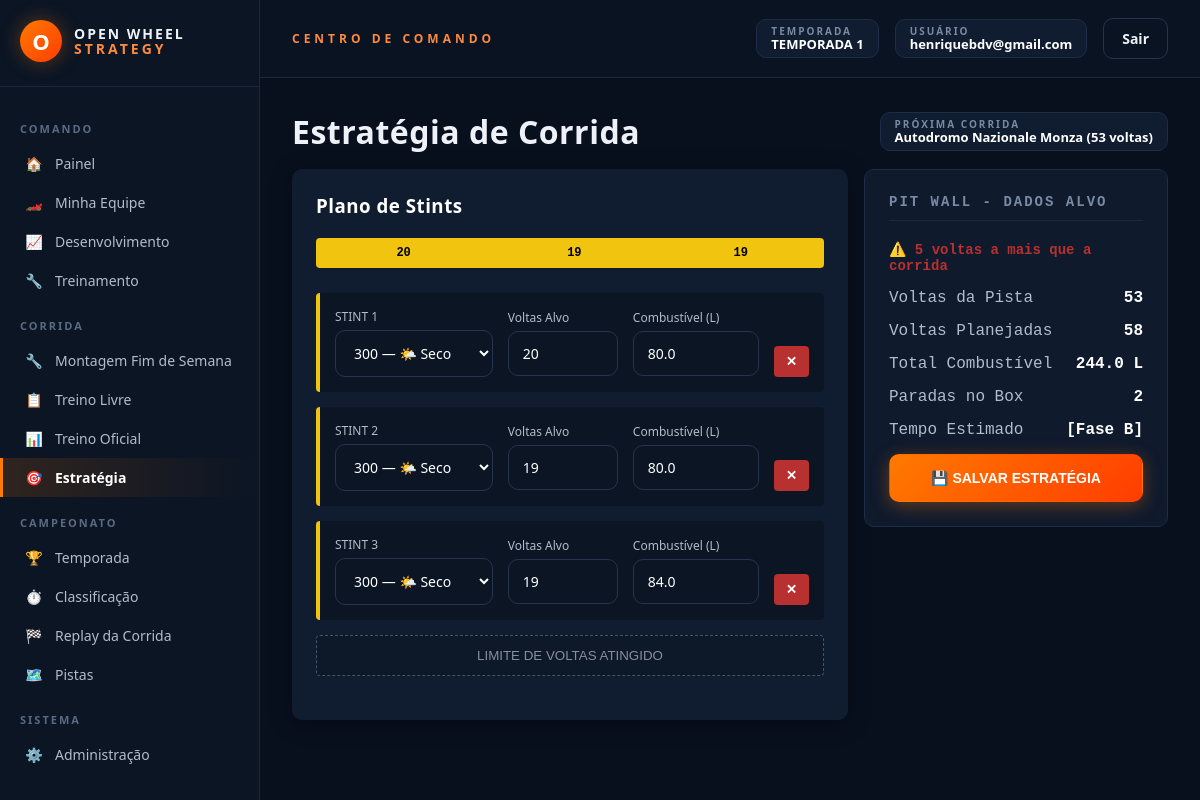
/estrategia-corrida (signed in), run on the app's committed database.
### models_temporada.py (models this page shows, shortened)
class Temporada(db.Model):
    __tablename__ = "temporadas"
    id = db.Column(db.Integer, primary_key=True)
    nome = db.Column(db.String(120), nullable=False)
    ativa = db.Column(db.Boolean, default=False, nullable=False)
    data_criacao = db.Column(db.DateTime, default=datetime.utcnow)
    corridas_agendadas = db.relationship(
        "CorridaAgendada", backref="temporada",
        cascade="all, delete-orphan",
        order_by="CorridaAgendada.ordem",
    )
    @classmethod
    def ativa_atual(cls):
        try:
            return cls.query.filter_by(ativa=True).first()
        except (OperationalError, ProgrammingError, NoSuchTableError):
            return None
    def proxima_corrida(self):
        return next((c for c in self.corridas_agendadas if not c.executada), None)

class CorridaAgendada(db.Model):
    __tablename__ = "corridas_agendadas"
    id = db.Column(db.Integer, primary_key=True)
    temporada_id = db.Column(db.Integer, db.ForeignKey("temporadas.id"), nullable=False)
    pista_real_id = db.Column(db.Integer, nullable=False)
    pista_nome = db.Column(db.String(120))
    ordem = db.Column(db.Integer, nullable=False)
    executada = db.Column(db.Boolean, default=False, nullable=False)
    data_execucao = db.Column(db.DateTime)
    resultado_json = db.Column(db.Text, default="[]")

### models.py (models this page shows, shortened)
class Usuario(db.Model):
    __tablename__ = "usuarios"
    id = db.Column(db.Integer, primary_key=True)
    email = db.Column(db.String(150), unique=True, nullable=False)
    senha_hash = db.Column(db.String(255), nullable=True)
    google_id = db.Column(db.String(255), unique=True, nullable=True)
    eh_admin = db.Column(db.Boolean, default=False)
    criado_em = db.Column(db.DateTime, default=datetime.utcnow)
    grupo = db.Column(db.String(50), nullable=True)
    classe = db.Column(db.String(50), nullable=True)
    nick = db.Column(db.String(50), nullable=True)
    equipe = db.relationship("CarroJogador", backref="usuario", uselist=False)

class EstrategiaStint(db.Model):
    __tablename__ = "estrategia_stint"
    id = db.Column(db.Integer, primary_key=True)
    equipe_id = db.Column(db.Integer, db.ForeignKey("carros_jogadores.id"), nullable=False)
    ordem = db.Column(db.Integer, nullable=False)
    modelo_pneu = db.Column(db.Integer, nullable=False)
    voltas = db.Column(db.Integer, nullable=False)
    combustivel_litros = db.Column(db.Float, nullable=False)
    equipe = db.relationship(
        "CarroJogador",
        backref=db.backref("stints", cascade="all, delete-orphan", lazy=True, order_by="EstrategiaStint.ordem"),
    )

### rotas/corrida.py (the view, shortened to what this page needs)
    @app.route("/estrategia-corrida", methods=["GET", "POST"])
    @login_requerido
    def estrategia_corrida_view():
        usuario = Usuario.query.get(session["usuario_id"])
        if not usuario.equipe:
            return redirect(url_for("minha_equipe"))
        equipe = usuario.equipe
        pneu_contratado = FornecedorPneu.query.get(equipe.pneu_fornecedor_id)
        combustivel_contratado = FornecedorCombustivel.query.get(equipe.combustivel_fornecedor_id)
        temporada = Temporada.ativa_atual()
        proxima_corrida = temporada.proxima_corrida() if temporada else None
        pista = None
        voltas_pista = 0
        if proxima_corrida:
            criar_banco_pistas_reais()
            pista = obter_pista_real(proxima_corrida.pista_real_id)
            if pista:
                voltas_pista, _ = calcular_numero_voltas(pista["extensao_km"])
        stints = EstrategiaStint.query.filter_by(equipe_id=equipe.id).order_by(EstrategiaStint.ordem).all()
        if not stints:
            stints = [{"ordem": 1, "modelo_pneu": 100, "voltas": 20, "combustivel_litros": 60.0}]
        return render_template(
            "estrategia_corrida.html",
            equipe=equipe,
            pneu_contratado=pneu_contratado,
            combustivel_contratado=combustivel_contratado,
            modelos_disponiveis=modelos_componente.MODELOS,
            stints=stints,
            pista=pista,
            voltas_pista=voltas_pista
        )

### templates/estrategia_corrida.html (shortened to what this page needs)
{% extends "base.html" %}
{% block css_extra %}
<link rel="stylesheet" href="{{ url_for('static', filename='css/telas/estrategia_corrida.css') }}">
{% endblock %}
{% block content %}
<div class="estrategia-header">
    <h1>Estratégia de Corrida</h1>
    {% if pista %}
    <div class="ows-badge">
        <div class="ows-badge-label">PRÓXIMA CORRIDA</div>
        <div class="ows-badge-value">{{ pista.nome }} ({{ voltas_pista }} voltas)</div>
    </div>
    {% endif %}
</div>
<form method="POST" action="{{ url_for('estrategia_corrida_view') }}" id="strategyForm">
    <div class="pit-wall-container">
        <div class="strategy-editor">
            <h3 class="estrategia-title">Plano de Stints</h3>
            <div class="timeline-bar" id="timelineBar"></div>
            <div id="stintsContainer">
                {% for stint in stints %}
                <div class="stint-card stint-row" data-ordem="{{ loop.index }}">
                    <div class="estrategia-stint-col-flex">
                        <span class="estrategia-stint-label">STINT <span class="stint-number">{{ loop.index }}</span></span>
                        <select name="modelo_pneu[]" class="ows-select pneu-select estrategia-select-full" onchange="updateUI()">
                            {% for m in modelos_disponiveis %}
                            <option value="{{ m }}" {% if stint.modelo_pneu == m %}selected{% endif %}>
                                {{ m }} — {% if m <= 500 %}🌤️ Seco{% elif m <= 700 %}🌧️ Molhada{% else %}⛈️ Encharcada{% endif %}
                            </option>
                            {% endfor %}
                        </select>
                    </div>
                    <div>
                        <span class="estrategia-stint-label">Voltas Alvo</span>
                        <input type="number" name="voltas[]" value="{{ stint.voltas }}" min="1" max="100" class="ows-input input-voltas estrategia-input-sm" onchange="updateUI()">
                    </div>
                    <div>
                        <span class="estrategia-stint-label">Combustível (L)</span>
                        <input type="number" name="combustivel_litros[]" value="{{ stint.combustivel_litros }}" min="1" max="150" step="0.5" class="ows-input input-combustivel estrategia-input-md" onchange="updateUI()">
                    </div>
                    <div class="estrategia-col-end">
                        <button type="button" class="btn-remover-stint" onclick="removeStint(this)">✕</button>
                    </div>
                </div>
                {% endfor %}
            </div>
            <button type="button" class="btn-add-stint" id="btnAddStint" onclick="addStint()">+ ADICIONAR STINT / PIT STOP</button>
        </div>
        <div class="pit-wall-summary">
            <h3>PIT WALL - DADOS ALVO</h3>
            <div id="lapValidationMsg" class="estrategia-validation-msg"></div>
            <div class="summary-item">
                <span>Voltas da Pista</span>
                <strong id="sumPistaVoltas">{{ voltas_pista if voltas_pista else '-' }}</strong>
            </div>
            <div class="summary-item">
                <span>Voltas Planejadas</span>
                <strong id="sumVoltasPlanejadas">0</strong>
            </div>
            <div class="summary-item">
                <span>Total Combustível</span>
                <strong id="sumCombustivel">0 L</strong>
            </div>
            <div class="summary-item">
                <span>Paradas no Box</span>
                <strong id="sumParadas">0</strong>
            </div>
            <div class="summary-item">
                <span>Tempo Estimado</span>
                <strong class="estrategia-fase-b">[Fase B]</strong>
            </div>
            <button type="submit" class="ows-btn ows-btn-primary ows-btn-full estrategia-btn-save">💾 Salvar Estratégia</button>
        </div>
    </div>
</form>
{% endblock %}

### templates/base.html (shortened to what this page needs)
<!DOCTYPE html>
<html lang="pt-br">
<head>
    <link href="{{ url_for('static', filename='css/variaveis.css') }}" rel="stylesheet">
    <link href="{{ url_for('static', filename='css/base.css') }}" rel="stylesheet">
    <link href="{{ url_for('static', filename='css/componentes.css') }}" rel="stylesheet">
    <link href="{{ url_for('static', filename='css/formularios.css') }}" rel="stylesheet">
    {% block css_extra %}{% endblock %}
</head>
<body>
{% if usuario_logado %}
<div class="ows-shell">
    <aside class="ows-sidebar">
        <div class="ows-logo">
            <div class="ows-logo-mark">O</div>
            <div class="ows-logo-text">OPEN WHEEL<br><span>STRATEGY</span></div>
        </div>
        <div class="ows-menu-section">COMANDO</div>
        <a href="{{ url_for('home') }}" class="ows-menu-link {% if request.endpoint == 'home' %}active{% endif %}"><span class="ows-icon">🏠</span> Painel</a>
        <a href="{{ url_for('minha_equipe') }}" class="ows-menu-link {% if request.endpoint == 'minha_equipe' %}active{% endif %}"><span class="ows-icon">🏎️</span> Minha Equipe</a>
        <a href="{{ url_for('desenvolvimento_view') }}" class="ows-menu-link {% if request.endpoint == 'desenvolvimento_view' %}active{% endif %}"><span class="ows-icon">📈</span> Desenvolvimento</a>
        <a href="{{ url_for('treinamento_view') }}" class="ows-menu-link {% if request.endpoint == 'treinamento_view' %}active{% endif %}"><span class="ows-icon">🔧</span> Treinamento</a>
        <div class="ows-menu-section">CORRIDA</div>
        <a href="{{ url_for('montagem_fim_de_semana') }}" class="ows-menu-link {% if request.endpoint == 'montagem_fim_de_semana' %}active{% endif %}"><span class="ows-icon">🔧</span> Montagem Fim de Semana</a>
        <a href="{{ url_for('treino_livre_view') }}" class="ows-menu-link {% if request.endpoint == 'treino_livre_view' %}active{% endif %}"><span class="ows-icon">📋</span> Treino Livre</a>
        <a href="{{ url_for('treino_oficial_view') }}" class="ows-menu-link {% if request.endpoint == 'treino_oficial_view' %}active{% endif %}"><span class="ows-icon">📊</span> Treino Oficial</a>
        <a href="{{ url_for('estrategia_corrida_view') }}" class="ows-menu-link {% if request.endpoint == 'estrategia_corrida_view' %}active{% endif %}"><span class="ows-icon">🎯</span> Estratégia</a>
        <div class="ows-menu-section">CAMPEONATO</div>
        <a href="{{ url_for('temporada_view') }}" class="ows-menu-link {% if request.endpoint == 'temporada_view' %}active{% endif %}"><span class="ows-icon">🏆</span> Temporada</a>
        <a href="{{ url_for('classificacao_view') }}" class="ows-menu-link {% if request.endpoint == 'classificacao_view' %}active{% endif %}"><span class="ows-icon">⏱️</span> Classificação</a>
        <a href="{{ url_for('corrida_view') }}" class="ows-menu-link {% if request.endpoint == 'corrida_view' %}active{% endif %}"><span class="ows-icon">🏁</span> Replay da Corrida</a>
        <a href="{{ url_for('pistas_reais_view') }}" class="ows-menu-link {% if request.endpoint == 'pistas_reais_view' %}active{% endif %}"><span class="ows-icon">🗺️</span> Pistas</a>
        {% if usuario_logado.eh_admin %}
        <div class="ows-menu-section">SISTEMA</div>
        <a href="{{ url_for('admin_dashboard') }}" class="ows-menu-link {% if request.endpoint == 'admin_dashboard' %}active{% endif %}"><span class="ows-icon">⚙️</span> Administração</a>
        {% endif %}
    </aside>
    <div class="ows-main">
        <header class="ows-topbar">
            <div class="ows-topbar-title">CENTRO DE COMANDO</div>
            <div class="ows-topbar-right">
                {% if temporada_ativa %}
                <div class="ows-badge">
                    <div class="ows-badge-label">TEMPORADA</div>
                    <div class="ows-badge-value">{{ temporada_ativa.nome }}</div>
                </div>
                {% endif %}
                <div class="ows-badge">
                    <div class="ows-badge-label">USUÁRIO</div>
                    <div class="ows-badge-value">{{ usuario_logado.email }}</div>
                </div>
                <a href="{{ url_for('logout') }}" class="ows-btn ows-btn-ghost">Sair</a>
            </div>
        </header>
        <div class="ows-content">
            {% block content %}{% endblock %}
        </div>
    </div>
</div>
{% endif %}
</body>
</html>

### data on the page
Temporada: nome "TEMPORADA 1"
Usuario: email "henriquebdv@gmail.com"
CorridaAgendada: nome "Autodromo Nazionale Monza"
EstrategiaStint: modelo_pneu "300 — 🌤️ Seco", voltas "20", combustivel_litros "80.0"
EstrategiaStint: modelo_pneu "300 — 🌤️ Seco", voltas "19", combustivel_litros "80.0"
EstrategiaStint: modelo_pneu "300 — 🌤️ Seco", voltas "19", combustivel_litros "84.0"

### other printed values
{{ voltas_pista }} "53"
{{ voltas_pista if voltas_pista else '-' }} "53"
